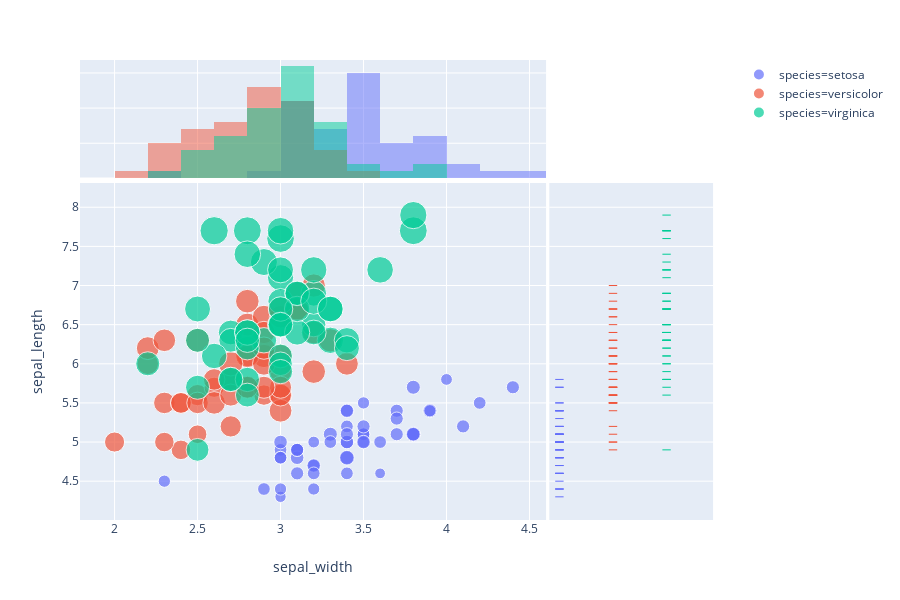

The cell this chart's notebook holds for it:
### Markdown cell above
*Com mais informação nas margens:*

### Code cell
fig = px.scatter(x='sepal_width',
                y='sepal_length',
                 color='species',
                 size='petal_length',
                 marginal_x='histogram',
                 marginal_y='rug',
                data_frame=iris)
fig.show()

### Figure 1 — Plotly figure (JSON) as saved in the notebook; plotly's stock layout.template omitted (floating-point values rounded to 4 significant figures)
{"data": [{"hoverlabel": {"namelength": 0}, "hovertemplate": "species=setosa<br>sepal_width=%{x}<br>sepal_length=%{y}<br>petal_length=%{marker.size}", "legendgroup": "species=setosa", "marker": {"color": "#636efa", "size": [1.4, 1.4, 1.3, 1.5, 1.4, 1.7, 1.4, 1.5, 1.4, 1.5, 1.5, 1.6, 1.4, 1.1, 1.2, 1.5, 1.3, 1.4, 1.7, 1.5, 1.7, 1.5, 1, 1.7, 1.9, 1.6, 1.6, 1.5, 1.4, 1.6, 1.6, 1.5, 1.5, 1.4, 1.5, 1.2, 1.3, 1.5, 1.3, 1.5, 1.3, 1.3, 1.3, 1.6, 1.9, 1.4, 1.6, 1.4, 1.5, 1.4], "sizemode": "area", "sizeref": 0.01725, "symbol": "circle"}, "mode": "markers", "name": "species=setosa", "showlegend": true, "type": "scatter", "x": [3.5, 3, 3.2, 3.1, 3.6, 3.9, 3.4, 3.4, 2.9, 3.1, 3.7, 3.4, 3, 3, 4, 4.4, 3.9, 3.5, 3.8, 3.8, 3.4, 3.7, 3.6, 3.3, 3.4, 3, 3.4, 3.5, 3.4, 3.2, 3.1, 3.4, 4.1, 4.2, 3.1, 3.2, 3.5, 3.1, 3, 3.4, 3.5, 2.3, 3.2, 3.5, 3.8, 3, 3.8, 3.2, 3.7, 3.3], "xaxis": "x", "y": [5.1, 4.9, 4.7, 4.6, 5, 5.4, 4.6, 5, 4.4, 4.9, 5.4, 4.8, 4.8, 4.3, 5.8, 5.7, 5.4, 5.1, 5.7, 5.1, 5.4, 5.1, 4.6, 5.1, 4.8, 5, 5, 5.2, 5.2, 4.7, 4.8, 5.4, 5.2, 5.5, 4.9, 5, 5.5, 4.9, 4.4, 5.1, 5, 4.5, 4.4, 5, 5.1, 4.8, 5.1, 4.6, 5.3, 5], "yaxis": "y"}, {"alignmentgroup": "True", "bingroup": "x", "hoverlabel": {"namelength": 0}, "hovertemplate": "species=setosa<br>sepal_width=%{x}<br>count=%{y}", "legendgroup": "species=setosa", "marker": {"color": "#636efa"}, "name": "species=setosa", "offsetgroup": "species=setosa", "opacity": 0.5, "showlegend": false, "type": "histogram", "x": [3.5, 3, 3.2, 3.1, 3.6, 3.9, 3.4, 3.4, 2.9, 3.1, 3.7, 3.4, 3, 3, 4, 4.4, 3.9, 3.5, 3.8, 3.8, 3.4, 3.7, 3.6, 3.3, 3.4, 3, 3.4, 3.5, 3.4, 3.2, 3.1, 3.4, 4.1, 4.2, 3.1, 3.2, 3.5, 3.1, 3, 3.4, 3.5, 2.3, 3.2, 3.5, 3.8, 3, 3.8, 3.2, 3.7, 3.3], "xaxis": "x3", "yaxis": "y3"}, {"alignmentgroup": "True", "boxpoints": "all", "fillcolor": "rgba(255,255,255,0)", "hoverlabel": {"namelength": 0}, "hoveron": "points", "hovertemplate": "species=setosa<br>sepal_length=%{y}", "jitter": 0, "legendgroup": "species=setosa", "line": {"color": "rgba(255,255,255,0)"}, "marker": {"color": "#636efa", "symbol": "line-ew-open"}, "name": "species=setosa", "offsetgroup": "species=setosa", "showlegend": false, "type": "box", "xaxis": "x2", "y": [5.1, 4.9, 4.7, 4.6, 5, 5.4, 4.6, 5, 4.4, 4.9, 5.4, 4.8, 4.8, 4.3, 5.8, 5.7, 5.4, 5.1, 5.7, 5.1, 5.4, 5.1, 4.6, 5.1, 4.8, 5, 5, 5.2, 5.2, 4.7, 4.8, 5.4, 5.2, 5.5, 4.9, 5, 5.5, 4.9, 4.4, 5.1, 5, 4.5, 4.4, 5, 5.1, 4.8, 5.1, 4.6, 5.3, 5], "yaxis": "y2"}, {"hoverlabel": {"namelength": 0}, "hovertemplate": "species=versicolor<br>sepal_width=%{x}<br>sepal_length=%{y}<br>petal_length=%{marker.size}", "legendgroup": "species=versicolor", "marker": {"color": "#EF553B", "size": [4.7, 4.5, 4.9, 4, 4.6, 4.5, 4.7, 3.3, 4.6, 3.9, 3.5, 4.2, 4, 4.7, 3.6, 4.4, 4.5, 4.1, 4.5, 3.9, 4.8, 4, 4.9, 4.7, 4.3, 4.4, 4.8, 5, 4.5, 3.5, 3.8, 3.7, 3.9, 5.1, 4.5, 4.5, 4.7, 4.4, 4.1, 4, 4.4, 4.6, 4, 3.3, 4.2, 4.2, 4.2, 4.3, 3, 4.1], "sizemode": "area", "sizeref": 0.01725, "symbol": "circle"}, "mode": "markers", "name": "species=versicolor", "showlegend": true, "type": "scatter", "x": [3.2, 3.2, 3.1, 2.3, 2.8, 2.8, 3.3, 2.4, 2.9, 2.7, 2, 3, 2.2, 2.9, 2.9, 3.1, 3, 2.7, 2.2, 2.5, 3.2, 2.8, 2.5, 2.8, 2.9, 3, 2.8, 3, 2.9, 2.6, 2.4, 2.4, 2.7, 2.7, 3, 3.4, 3.1, 2.3, 3, 2.5, 2.6, 3, 2.6, 2.3, 2.7, 3, 2.9, 2.9, 2.5, 2.8], "xaxis": "x", "y": [7, 6.4, 6.9, 5.5, 6.5, 5.7, 6.3, 4.9, 6.6, 5.2, 5, 5.9, 6, 6.1, 5.6, 6.7, 5.6, 5.8, 6.2, 5.6, 5.9, 6.1, 6.3, 6.1, 6.4, 6.6, 6.8, 6.7, 6, 5.7, 5.5, 5.5, 5.8, 6, 5.4, 6, 6.7, 6.3, 5.6, 5.5, 5.5, 6.1, 5.8, 5, 5.6, 5.7, 5.7, 6.2, 5.1, 5.7], "yaxis": "y"}, {"alignmentgroup": "True", "bingroup": "x", "hoverlabel": {"namelength": 0}, "hovertemplate": "species=versicolor<br>sepal_width=%{x}<br>count=%{y}", "legendgroup": "species=versicolor", "marker": {"color": "#EF553B"}, "name": "species=versicolor", "offsetgroup": "species=versicolor", "opacity": 0.5, "showlegend": false, "type": "histogram", "x": [3.2, 3.2, 3.1, 2.3, 2.8, 2.8, 3.3, 2.4, 2.9, 2.7, 2, 3, 2.2, 2.9, 2.9, 3.1, 3, 2.7, 2.2, 2.5, 3.2, 2.8, 2.5, 2.8, 2.9, 3, 2.8, 3, 2.9, 2.6, 2.4, 2.4, 2.7, 2.7, 3, 3.4, 3.1, 2.3, 3, 2.5, 2.6, 3, 2.6, 2.3, 2.7, 3, 2.9, 2.9, 2.5, 2.8], "xaxis": "x3", "yaxis": "y3"}, {"alignmentgroup": "True", "boxpoints": "all", "fillcolor": "rgba(255,255,255,0)", "hoverlabel": {"namelength": 0}, "hoveron": "points", "hovertemplate": "species=versicolor<br>sepal_length=%{y}", "jitter": 0, "legendgroup": "species=versicolor", "line": {"color": "rgba(255,255,255,0)"}, "marker": {"color": "#EF553B", "symbol": "line-ew-open"}, "name": "species=versicolor", "offsetgroup": "species=versicolor", "showlegend": false, "type": "box", "xaxis": "x2", "y": [7, 6.4, 6.9, 5.5, 6.5, 5.7, 6.3, 4.9, 6.6, 5.2, 5, 5.9, 6, 6.1, 5.6, 6.7, 5.6, 5.8, 6.2, 5.6, 5.9, 6.1, 6.3, 6.1, 6.4, 6.6, 6.8, 6.7, 6, 5.7, 5.5, 5.5, 5.8, 6, 5.4, 6, 6.7, 6.3, 5.6, 5.5, 5.5, 6.1, 5.8, 5, 5.6, 5.7, 5.7, 6.2, 5.1, 5.7], "yaxis": "y2"}, {"hoverlabel": {"namelength": 0}, "hovertemplate": "species=virginica<br>sepal_width=%{x}<br>sepal_length=%{y}<br>petal_length=%{marker.size}", "legendgroup": "species=virginica", "marker": {"color": "#00cc96", "size": [6, 5.1, 5.9, 5.6, 5.8, 6.6, 4.5, 6.3, 5.8, 6.1, 5.1, 5.3, 5.5, 5, 5.1, 5.3, 5.5, 6.7, 6.9, 5, 5.7, 4.9, 6.7, 4.9, 5.7, 6, 4.8, 4.9, 5.6, 5.8, 6.1, 6.4, 5.6, 5.1, 5.6, 6.1, 5.6, 5.5, 4.8, 5.4, 5.6, 5.1, 5.1, 5.9, 5.7, 5.2, 5, 5.2, 5.4, 5.1], "sizemode": "area", "sizeref": 0.01725, "symbol": "circle"}, "mode": "markers", "name": "species=virginica", "showlegend": true, "type": "scatter", "x": [3.3, 2.7, 3, 2.9, 3, 3, 2.5, 2.9, 2.5, 3.6, 3.2, 2.7, 3, 2.5, 2.8, 3.2, 3, 3.8, 2.6, 2.2, 3.2, 2.8, 2.8, 2.7, 3.3, 3.2, 2.8, 3, 2.8, 3, 2.8, 3.8, 2.8, 2.8, 2.6, 3, 3.4, 3.1, 3, 3.1, 3.1, 3.1, 2.7, 3.2, 3.3, 3, 2.5, 3, 3.4, 3], "xaxis": "x", "y": [6.3, 5.8, 7.1, 6.3, 6.5, 7.6, 4.9, 7.3, 6.7, 7.2, 6.5, 6.4, 6.8, 5.7, 5.8, 6.4, 6.5, 7.7, 7.7, 6, 6.9, 5.6, 7.7, 6.3, 6.7, 7.2, 6.2, 6.1, 6.4, 7.2, 7.4, 7.9, 6.4, 6.3, 6.1, 7.7, 6.3, 6.4, 6, 6.9, 6.7, 6.9, 5.8, 6.8, 6.7, 6.7, 6.3, 6.5, 6.2, 5.9], "yaxis": "y"}, {"alignmentgroup": "True", "bingroup": "x", "hoverlabel": {"namelength": 0}, "hovertemplate": "species=virginica<br>sepal_width=%{x}<br>count=%{y}", "legendgroup": "species=virginica", "marker": {"color": "#00cc96"}, "name": "species=virginica", "offsetgroup": "species=virginica", "opacity": 0.5, "showlegend": false, "type": "histogram", "x": [3.3, 2.7, 3, 2.9, 3, 3, 2.5, 2.9, 2.5, 3.6, 3.2, 2.7, 3, 2.5, 2.8, 3.2, 3, 3.8, 2.6, 2.2, 3.2, 2.8, 2.8, 2.7, 3.3, 3.2, 2.8, 3, 2.8, 3, 2.8, 3.8, 2.8, 2.8, 2.6, 3, 3.4, 3.1, 3, 3.1, 3.1, 3.1, 2.7, 3.2, 3.3, 3, 2.5, 3, 3.4, 3], "xaxis": "x3", "yaxis": "y3"}, {"alignmentgroup": "True", "boxpoints": "all", "fillcolor": "rgba(255,255,255,0)", "hoverlabel": {"namelength": 0}, "hoveron": "points", "hovertemplate": "species=virginica<br>sepal_length=%{y}", "jitter": 0, "legendgroup": "species=virginica", "line": {"color": "rgba(255,255,255,0)"}, "marker": {"color": "#00cc96", "symbol": "line-ew-open"}, "name": "species=virginica", "offsetgroup": "species=virginica", "showlegend": false, "type": "box", "xaxis": "x2", "y": [6.3, 5.8, 7.1, 6.3, 6.5, 7.6, 4.9, 7.3, 6.7, 7.2, 6.5, 6.4, 6.8, 5.7, 5.8, 6.4, 6.5, 7.7, 7.7, 6, 6.9, 5.6, 7.7, 6.3, 6.7, 7.2, 6.2, 6.1, 6.4, 7.2, 7.4, 7.9, 6.4, 6.3, 6.1, 7.7, 6.3, 6.4, 6, 6.9, 6.7, 6.9, 5.8, 6.8, 6.7, 6.7, 6.3, 6.5, 6.2, 5.9], "yaxis": "y2"}], "layout": {"barmode": "overlay", "height": 600, "legend": {"itemsizing": "constant", "tracegroupgap": 0}, "margin": {"t": 60}, "xaxis": {"anchor": "y", "domain": [0, 0.7215], "title": {"text": "sepal_width"}}, "xaxis2": {"anchor": "y2", "domain": [0.7265, 0.98], "matches": "x2", "showgrid": false, "showticklabels": false}, "xaxis3": {"anchor": "y3", "domain": [0, 0.7215], "matches": "x", "showgrid": true, "showticklabels": false}, "xaxis4": {"anchor": "y4", "domain": [0.7265, 0.98], "matches": "x2", "showgrid": false, "showticklabels": false}, "yaxis": {"anchor": "x", "domain": [0, 0.7326], "title": {"text": "sepal_length"}}, "yaxis2": {"anchor": "x2", "domain": [0, 0.7326], "matches": "y", "showgrid": true, "showticklabels": false}, "yaxis3": {"anchor": "x3", "domain": [0.7426, 1], "matches": "y3", "showgrid": true, "showticklabels": false}, "yaxis4": {"anchor": "x4", "domain": [0.7426, 1], "matches": "y3", "showgrid": true, "showticklabels": false}}}
